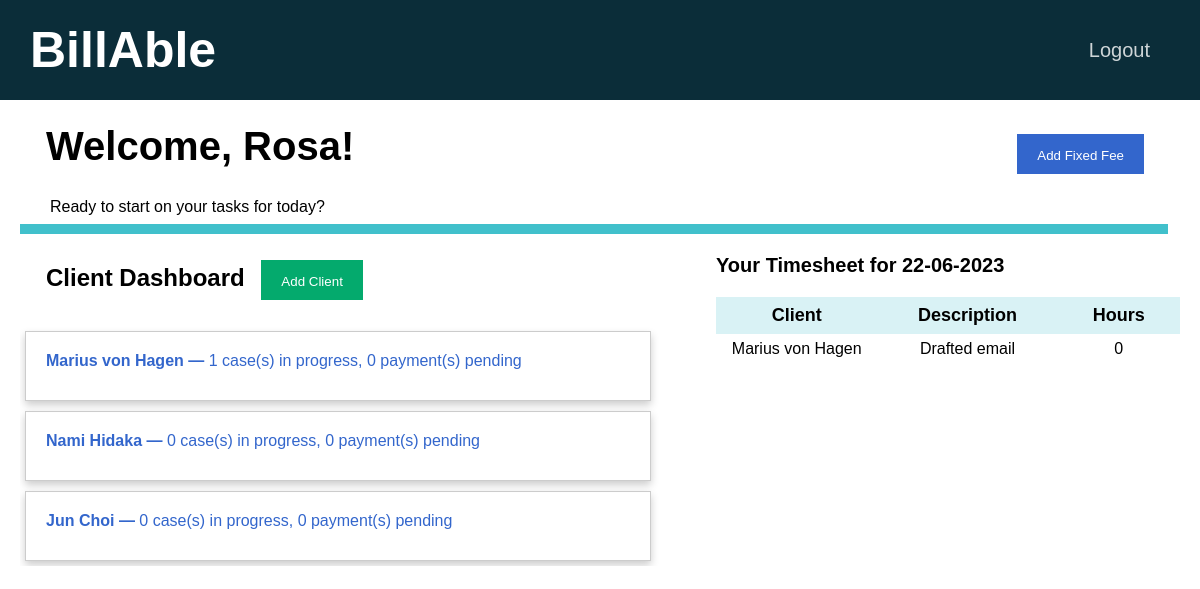
The app's page /home (signed in), older data.
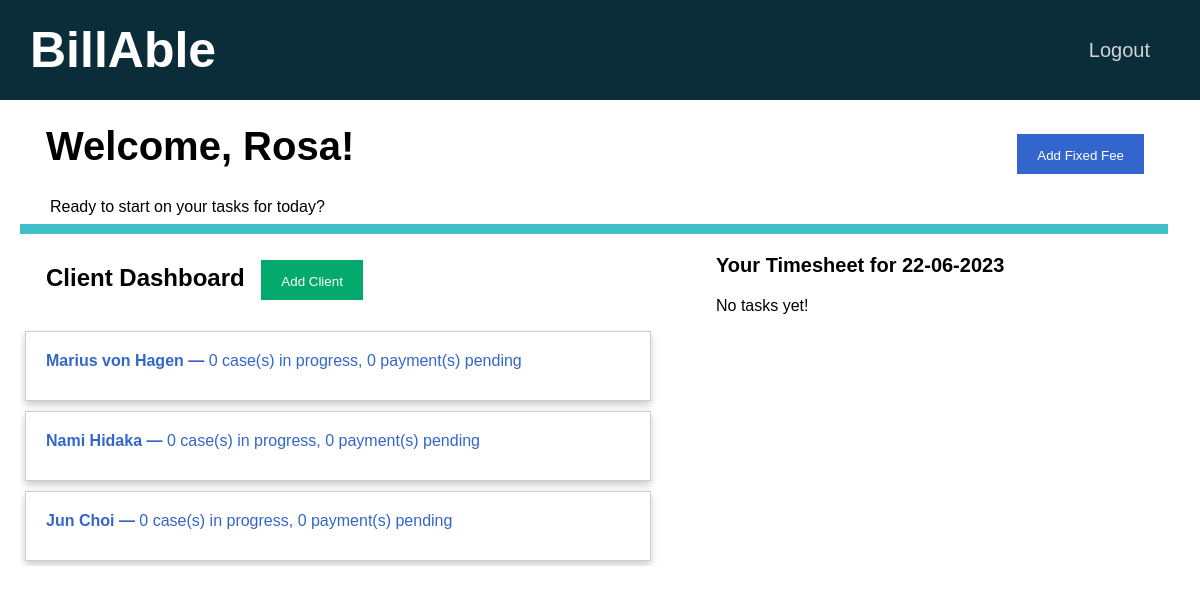
The same page, newer data.
### tables this page shows
CREATE TABLE users (id INTEGER PRIMARY KEY AUTOINCREMENT NOT NULL, name TEXT NOT NULL, email TEXT NOT NULL, hash BLOB NOT NULL, rate NUMERIC NOT NULL DEFAULT (0), firm INTEGER NOT NULL DEFAULT 1);

CREATE TABLE clients(id INTEGER PRIMARY KEY AUTOINCREMENT NOT NULL, name TEXT NOT NULL, email TEXT NOT NULL, in_progress INTEGER NOT NULL DEFAULT 0, payment_pending INTEGER NOT NULL DEFAULT 0, payment_received INTEGER NOT NULL DEFAULT 0, firm INTEGER NOT NULL DEFAULT 1);

CREATE TABLE tasks(id INTEGER PRIMARY KEY AUTOINCREMENT NOT NULL, user_id INTEGER NOT NULL, client_id INTEGER NOT NULL, timesheet_id INTEGER NOT NULL, datetime DATETIME NOT NULL, duration NUMERIC NOT NULL, description TEXT NOT NULL, amount NUMERIC NOT NULL, FOREIGN KEY (user_id) REFERENCES users(id), FOREIGN KEY (client_id) REFERENCES clients(id), FOREIGN KEY (timesheet_id) REFERENCES timesheets(id));

### app.py (the view)
@app.route("/home", methods=["GET", "POST"])
@login_required
def home():
    id = session["user_id"]
    connection = sqlite3.connect("database.db")
    connection.row_factory = sqlite3.Row
    cursor = connection.cursor()
    user = cursor.execute("SELECT name FROM users WHERE id = ?", [id]).fetchone()
    name = user["name"]
    clients = []
    rows = cursor.execute("SELECT * FROM users_clients WHERE user_id = ?", [id]).fetchall()
    tasks = cursor.execute("SELECT * FROM users_clients WHERE user_id = ?", [id]).fetchall()
    for row in rows:
        client_id = row["client_id"]
        client_info = cursor.execute("SELECT * FROM clients WHERE id = ?", [client_id]).fetchone()
        client = {}
        client["name"] = client_info["name"]
        client["id"] = client_info["id"]
        client["in_progress"] = client_info["in_progress"]
        client["payment_pending"] = client_info["payment_pending"]
        client["payment_received"] = client_info["payment_received"]
        clients.append(client)
    today = datetime.datetime.now().strftime("%d-%m-%Y")
    tasks = []
    t_rows = cursor.execute("SELECT * FROM tasks WHERE user_id = ? AND datetime = ?", [id, today]).fetchall()
    for row in t_rows:
        task = {}
        task["description"] = row["description"]
        task["duration"] = row["duration"]
        client_id = row["client_id"]
        task["client"] = cursor.execute("SELECT name FROM clients WHERE id = ?", [client_id]).fetchone()["name"]
        tasks.append(task)
    connection.close()
    return render_template("home.html", name=name, clients=clients, tasks=tasks, date=today)

### helpers.py (called while the page is built)
def login_required(f):
    @wraps(f)
    def decorated_function(*args, **kwargs):
        if session.get("user_id") is None:
            return redirect("/login")
        return f(*args, **kwargs)
    return decorated_function

### templates/home.html (shortened to what this page needs)
{% extends "layout.html" %}
{% block main %}
    <div class="container page-header">
        <b> Welcome, {{ name }}! </b>
        <span style="float: right;">
            <button type="button" class="option-button primarybtn" id="newFixedFeeModalOpen">
                Add Fixed Fee
            </button>
        </span>
    </div>
    <p class="tagline">Ready to start on your tasks for today?</p>
    <hr class="tab-bar">
    <div>
        <div class="dashboard">
            <h2 class="container">
                Client Dashboard
                <span>
                    <button type="button" class="option-button successbtn" id="addClientModalOpen">
                        Add Client
                    </button>
                </span>
            </h2>
            {% if clients %}
                {% for client in clients %}
                <a href="{{ url_for('client', id=client['id']) }}" class="stretched-link">
                    <div class="card">
                        <b>{{ client["name"] }} &mdash;</b>
                        {{ client["in_progress"] }} case(s) in progress,
                        {{ client["payment_pending"] }} payment(s) pending
                    </div>
                </a>
                {% endfor %}
            {% else %}
                You have not been assigned to any clients yet!
            {% endif %}
        </div>
        <div class="personal-timesheet">
            <p class="table-title">
                <b>Your Timesheet for {{ date }}</b>
            </p>
            {% if tasks %}
                <table class="table timesheet-table">
                    <thead>
                        <tr>
                            <th scope="col">Client</th>
                            <th scope="col">Description</th>
                            <th scope="col">Hours</th>
                        </tr>
                    </thead>
                    <tbody>
                        {% for task in tasks %}
                            <tr>
                                <td>{{ task["client"] }}</td>
                                <td>{{ task["description"] }}</td>
                                <td>{{ task["duration"] }}</td>
                            </tr>
                        {% endfor %}
                    </tbody>
                </table>
            {% else %}
                No tasks yet!
            {% endif %}
        </div>
    </div>
{% endblock %}

### templates/layout.html (shortened to what this page needs)
<!DOCTYPE html>
<html lang="en">
    <head>
        <link rel="stylesheet" href="{{ url_for('static', filename='styles.css') }}">
    </head>
    <body>
        <nav>
            <div>
                <a href="{{ url_for('home') }}" class="nav-logo nav-item">BillAble</a>
                {% if session["user_id"] %}
                    <a href="/logout" class="nav-item nav-link">Logout</a>
                {% endif %}
            </div>
        </nav>
        <main>
            {% block main %}
            {% endblock %}
        </main>
    </body>
</html>

### static/styles.css (style rules this page uses)
body { font-family: Arial, Helvetica, sans-serif; margin: 0; overflow-x: hidden; }
main { margin-left: 20px; margin-right: 20px; }
button { border: none; }
nav { background-color: #0b2d39; color: #fff; width: 100%; height: 100px; }
a { color: #3366cc; text-decoration: none }
.nav-logo { font-size: 50px; font-weight: bold; padding-left: 30px; line-height: 100px; }
.nav-item { color: #fff; list-style: none; }
.nav-link { font-size: 20px; line-height: 100px; float: right; margin-right: 50px; opacity: 0.8; }
.page-header { font-size: 40px; line-height: 40px; }
.tagline { margin-left: 30px; height: 10px; }
.table-title { font-size: 20px; }
.option-button { color: white; padding: 14px 20px; height: 40px; margin-left: 10px; margin-right: 10px; cursor: pointer; }
.tab-bar { background-color: #41c0cb; height: 10px; border: none; width: 99%; margin: 0; padding: 0; }
.dashboard { float: left; height: 60%; width: 60%; overflow-y: auto; }
.personal-timesheet { float: left; width: 40%; }
.card { width: 90%; height: 70px; padding: 20px; margin: 5px; display: inline-block; align-items: center; border: 1px solid #ccc; box-sizing: border-box; box-shadow: 0 4px 8px 0 rgba(0,0,0,0.2); transition: 0.3s; }
.stretched-link { height: 100%; }
.successbtn { background-color: #04AA6D; }
.primarybtn { background-color: #3366cc; }
.container { margin: 10px; padding: 16px; align-items: center; }

Row changes from the older to the newer data that the page shows:
removed tasks: description "Drafted email"
changed clients "Marius von Hagen": in_progress "1" → "0"
Text that changed along with them:
text no longer shown: "Client Description Hours"
text now shown: "No tasks yet!"
list line gone: "Marius von Hagen"
list line gone: "0"
